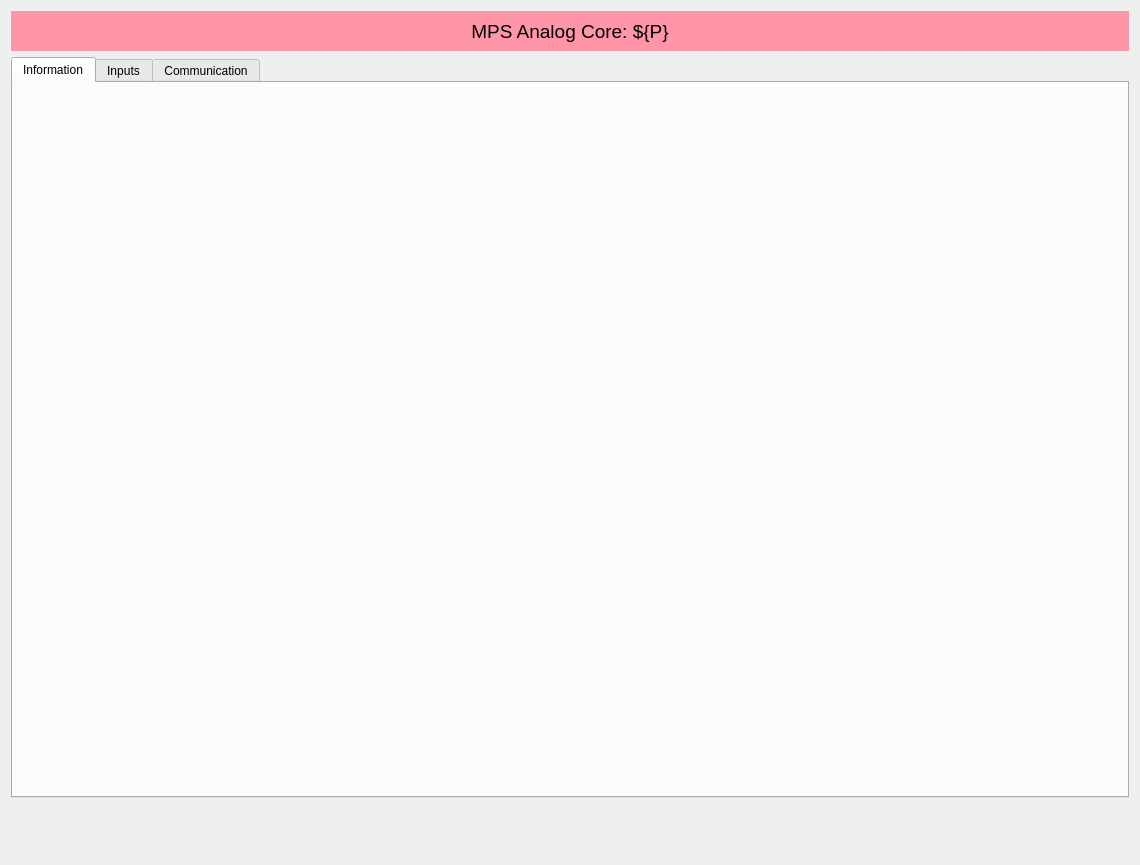
<?xml version="1.0" encoding="UTF-8"?>
<ui version="4.0">
 <class>Form</class>
 <widget class="QWidget" name="Form">
  <property name="geometry">
   <rect>
    <x>0</x>
    <y>0</y>
    <width>1140</width>
    <height>865</height>
   </rect>
  </property>
  <property name="maximumSize">
   <size>
    <width>1140</width>
    <height>16777215</height>
   </size>
  </property>
  <property name="windowTitle">
   <string>MPS Analog Core: ${P}</string>
  </property>
  <layout class="QVBoxLayout" name="verticalLayout_2">
   <item>
    <layout class="QVBoxLayout" name="verticalLayout">
     <item>
      <widget class="QLabel" name="label">
       <property name="minimumSize">
        <size>
         <width>0</width>
         <height>40</height>
        </size>
       </property>
       <property name="maximumSize">
        <size>
         <width>16777215</width>
         <height>40</height>
        </size>
       </property>
       <property name="font">
        <font>
         <pointsize>14</pointsize>
        </font>
       </property>
       <property name="styleSheet">
        <string notr="true">background-color: rgb(255, 150, 168);</string>
       </property>
       <property name="text">
        <string>MPS Analog Core: ${P}</string>
       </property>
       <property name="alignment">
        <set>Qt::AlignCenter</set>
       </property>
      </widget>
     </item>
     <item>
      <widget class="PyDMTabWidget" name="PyDMTabWidget">
       <property name="sizePolicy">
        <sizepolicy hsizetype="Expanding" vsizetype="Expanding">
         <horstretch>0</horstretch>
         <verstretch>0</verstretch>
        </sizepolicy>
       </property>
       <property name="toolTip">
        <string/>
       </property>
       <property name="whatsThis">
        <string/>
       </property>
       <property name="currentIndex">
        <number>0</number>
       </property>
       <property name="currentTabAlarmChannel" stdset="0">
        <cstring></cstring>
       </property>
       <property name="alarmChannels">
        <stringlist>
         <string></string>
         <string></string>
         <string></string>
        </stringlist>
       </property>
       <widget class="QWidget" name="information">
        <attribute name="title">
         <string>Information</string>
        </attribute>
        <layout class="QGridLayout" name="gridLayout_2">
         <item row="0" column="0">
          <layout class="QGridLayout" name="gridLayout">
           <item row="0" column="0">
            <widget class="PyDMEmbeddedDisplay" name="PyDMEmbeddedDisplay">
             <property name="toolTip">
              <string/>
             </property>
             <property name="frameShape">
              <enum>QFrame::NoFrame</enum>
             </property>
             <property name="filename" stdset="0">
              <string>$PYDM/mps/mps_bpm_info.ui</string>
             </property>
            </widget>
           </item>
           <item row="1" column="0">
            <spacer name="verticalSpacer_4">
             <property name="orientation">
              <enum>Qt::Vertical</enum>
             </property>
             <property name="sizeHint" stdset="0">
              <size>
               <width>20</width>
               <height>40</height>
              </size>
             </property>
            </spacer>
           </item>
          </layout>
         </item>
        </layout>
       </widget>
       <widget class="QWidget" name="tab_6">
        <attribute name="title">
         <string>Inputs</string>
        </attribute>
        <layout class="QVBoxLayout" name="verticalLayout_11">
         <property name="leftMargin">
          <number>9</number>
         </property>
         <property name="topMargin">
          <number>9</number>
         </property>
         <property name="rightMargin">
          <number>9</number>
         </property>
         <property name="bottomMargin">
          <number>9</number>
         </property>
         <item>
          <layout class="QVBoxLayout" name="verticalLayout_10">
           <item>
            <widget class="QFrame" name="frame_9">
             <property name="minimumSize">
              <size>
               <width>0</width>
               <height>25</height>
              </size>
             </property>
             <property name="maximumSize">
              <size>
               <width>16777215</width>
               <height>25</height>
              </size>
             </property>
             <property name="frameShape">
              <enum>QFrame::NoFrame</enum>
             </property>
             <property name="frameShadow">
              <enum>QFrame::Raised</enum>
             </property>
             <layout class="QHBoxLayout" name="horizontalLayout_4">
              <property name="spacing">
               <number>1</number>
              </property>
              <property name="leftMargin">
               <number>0</number>
              </property>
              <property name="topMargin">
               <number>0</number>
              </property>
              <property name="rightMargin">
               <number>0</number>
              </property>
              <property name="bottomMargin">
               <number>0</number>
              </property>
              <item>
               <layout class="QHBoxLayout" name="horizontalLayout_2">
                <property name="spacing">
                 <number>5</number>
                </property>
                <item>
                 <spacer name="horizontalSpacer_12">
                  <property name="orientation">
                   <enum>Qt::Horizontal</enum>
                  </property>
                  <property name="sizeType">
                   <enum>QSizePolicy::Fixed</enum>
                  </property>
                  <property name="sizeHint" stdset="0">
                   <size>
                    <width>10</width>
                    <height>20</height>
                   </size>
                  </property>
                 </spacer>
                </item>
                <item>
                 <widget class="QLabel" name="label_52">
                  <property name="minimumSize">
                   <size>
                    <width>75</width>
                    <height>0</height>
                   </size>
                  </property>
                  <property name="maximumSize">
                   <size>
                    <width>75</width>
                    <height>16777215</height>
                   </size>
                  </property>
                  <property name="text">
                   <string>Channel</string>
                  </property>
                  <property name="alignment">
                   <set>Qt::AlignCenter</set>
                  </property>
                 </widget>
                </item>
                <item>
                 <widget class="QLabel" name="label_53">
                  <property name="minimumSize">
                   <size>
                    <width>200</width>
                    <height>0</height>
                   </size>
                  </property>
                  <property name="text">
                   <string>Input</string>
                  </property>
                  <property name="alignment">
                   <set>Qt::AlignLeading|Qt::AlignLeft|Qt::AlignVCenter</set>
                  </property>
                 </widget>
                </item>
                <item>
                 <spacer name="horizontalSpacer_11">
                  <property name="orientation">
                   <enum>Qt::Horizontal</enum>
                  </property>
                  <property name="sizeHint" stdset="0">
                   <size>
                    <width>40</width>
                    <height>20</height>
                   </size>
                  </property>
                 </spacer>
                </item>
               </layout>
              </item>
             </layout>
            </widget>
           </item>
           <item>
            <widget class="PyDMTemplateRepeater" name="PyDMTemplateRepeater">
             <property name="toolTip">
              <string/>
             </property>
             <property name="templateFilename" stdset="0">
              <string>$PYDM/mps/mps_ln_channel.ui</string>
             </property>
             <property name="dataSource" stdset="0">
              <string>$PHYSICS_TOP/mps_configuration/current/display/thresholds/app${AID}_chan.json</string>
             </property>
            </widget>
           </item>
           <item>
            <spacer name="verticalSpacer_5">
             <property name="orientation">
              <enum>Qt::Vertical</enum>
             </property>
             <property name="sizeHint" stdset="0">
              <size>
               <width>20</width>
               <height>40</height>
              </size>
             </property>
            </spacer>
           </item>
          </layout>
         </item>
        </layout>
       </widget>
       <widget class="QWidget" name="communication">
        <attribute name="title">
         <string>Communication</string>
        </attribute>
        <layout class="QVBoxLayout" name="verticalLayout_4">
         <property name="leftMargin">
          <number>9</number>
         </property>
         <property name="topMargin">
          <number>9</number>
         </property>
         <property name="rightMargin">
          <number>9</number>
         </property>
         <property name="bottomMargin">
          <number>9</number>
         </property>
         <item>
          <layout class="QVBoxLayout" name="verticalLayout_3">
           <item>
            <widget class="PyDMEmbeddedDisplay" name="PyDMEmbeddedDisplay_2">
             <property name="maximumSize">
              <size>
               <width>16777215</width>
               <height>16777215</height>
              </size>
             </property>
             <property name="toolTip">
              <string/>
             </property>
             <property name="frameShape">
              <enum>QFrame::NoFrame</enum>
             </property>
             <property name="filename" stdset="0">
              <string>$PYDM/mps/mps_salt_tx.ui</string>
             </property>
            </widget>
           </item>
           <item>
            <widget class="QTabWidget" name="tabWidget">
             <property name="currentIndex">
              <number>0</number>
             </property>
             <widget class="QWidget" name="tab">
              <attribute name="title">
               <string>Message</string>
              </attribute>
              <layout class="QVBoxLayout" name="verticalLayout_5">
               <item>
                <layout class="QHBoxLayout" name="horizontalLayout">
                 <item>
                  <widget class="QTabWidget" name="tabWidget_2">
                   <property name="currentIndex">
                    <number>0</number>
                   </property>
                   <widget class="QWidget" name="tab_2">
                    <attribute name="title">
                     <string>Tx Message Information</string>
                    </attribute>
                    <layout class="QGridLayout" name="gridLayout_4">
                     <item row="0" column="0">
                      <layout class="QGridLayout" name="gridLayout_3">
                       <property name="verticalSpacing">
                        <number>2</number>
                       </property>
                       <item row="1" column="0">
                        <widget class="QLabel" name="label_3">
                         <property name="text">
                          <string>Last Message App ID:</string>
                         </property>
                         <property name="alignment">
                          <set>Qt::AlignRight|Qt::AlignTrailing|Qt::AlignVCenter</set>
                         </property>
                        </widget>
                       </item>
                       <item row="3" column="0">
                        <widget class="QLabel" name="label_5">
                         <property name="text">
                          <string>Last Message TS:</string>
                         </property>
                         <property name="alignment">
                          <set>Qt::AlignRight|Qt::AlignTrailing|Qt::AlignVCenter</set>
                         </property>
                        </widget>
                       </item>
                       <item row="2" column="0">
                        <widget class="QLabel" name="label_4">
                         <property name="text">
                          <string>Last Message NC Flag:</string>
                         </property>
                         <property name="alignment">
                          <set>Qt::AlignRight|Qt::AlignTrailing|Qt::AlignVCenter</set>
                         </property>
                        </widget>
                       </item>
                       <item row="0" column="0">
                        <widget class="QLabel" name="label_2">
                         <property name="text">
                          <string>Message Count:</string>
                         </property>
                         <property name="alignment">
                          <set>Qt::AlignRight|Qt::AlignTrailing|Qt::AlignVCenter</set>
                         </property>
                        </widget>
                       </item>
                       <item row="0" column="1">
                        <widget class="PyDMLabel" name="PyDMLabel">
                         <property name="minimumSize">
                          <size>
                           <width>100</width>
                           <height>25</height>
                          </size>
                         </property>
                         <property name="toolTip">
                          <string/>
                         </property>
                         <property name="alignment">
                          <set>Qt::AlignCenter</set>
                         </property>
                         <property name="rules" stdset="0">
                          <string>[{&quot;name&quot;: &quot;New Rule&quot;, &quot;property&quot;: &quot;Text&quot;, &quot;initial_value&quot;: &quot;&quot;, &quot;expression&quot;: &quot;'0x{:X}'.format(ch[0] if ch[0]&gt;=0 else ch[0]+2**32)&quot;, &quot;channels&quot;: [{&quot;channel&quot;: &quot;ca://${P}:MSG_CNT&quot;, &quot;trigger&quot;: true, &quot;use_enum&quot;: true}]}]</string>
                         </property>
                         <property name="precision" stdset="0">
                          <number>0</number>
                         </property>
                         <property name="showUnits" stdset="0">
                          <bool>false</bool>
                         </property>
                         <property name="precisionFromPV" stdset="0">
                          <bool>true</bool>
                         </property>
                         <property name="alarmSensitiveContent" stdset="0">
                          <bool>true</bool>
                         </property>
                         <property name="alarmSensitiveBorder" stdset="0">
                          <bool>true</bool>
                         </property>
                         <property name="PyDMToolTip" stdset="0">
                          <string/>
                         </property>
                         <property name="channel" stdset="0">
                          <string/>
                         </property>
                         <property name="displayFormat" stdset="0">
                          <enum>PyDMLabel::String</enum>
                         </property>
                        </widget>
                       </item>
                       <item row="1" column="1">
                        <widget class="PyDMLabel" name="PyDMLabel_2">
                         <property name="minimumSize">
                          <size>
                           <width>100</width>
                           <height>25</height>
                          </size>
                         </property>
                         <property name="toolTip">
                          <string/>
                         </property>
                         <property name="alignment">
                          <set>Qt::AlignCenter</set>
                         </property>
                         <property name="alarmSensitiveContent" stdset="0">
                          <bool>true</bool>
                         </property>
                         <property name="channel" stdset="0">
                          <string>ca://${P}:LAST_MSG_APP_ID</string>
                         </property>
                        </widget>
                       </item>
                       <item row="2" column="1">
                        <widget class="PyDMLabel" name="PyDMLabel_3">
                         <property name="minimumSize">
                          <size>
                           <width>100</width>
                           <height>25</height>
                          </size>
                         </property>
                         <property name="toolTip">
                          <string/>
                         </property>
                         <property name="alignment">
                          <set>Qt::AlignCenter</set>
                         </property>
                         <property name="alarmSensitiveContent" stdset="0">
                          <bool>true</bool>
                         </property>
                         <property name="channel" stdset="0">
                          <string>ca://${P}:LAST_MSG_LC1_EN</string>
                         </property>
                        </widget>
                       </item>
                       <item row="3" column="1">
                        <widget class="PyDMLabel" name="PyDMLabel_4">
                         <property name="minimumSize">
                          <size>
                           <width>100</width>
                           <height>25</height>
                          </size>
                         </property>
                         <property name="toolTip">
                          <string/>
                         </property>
                         <property name="alignment">
                          <set>Qt::AlignCenter</set>
                         </property>
                         <property name="alarmSensitiveContent" stdset="0">
                          <bool>true</bool>
                         </property>
                         <property name="channel" stdset="0">
                          <string>ca://${P}:LAST_MSG_TMSTMP</string>
                         </property>
                        </widget>
                       </item>
                      </layout>
                     </item>
                     <item row="1" column="0">
                      <spacer name="verticalSpacer">
                       <property name="orientation">
                        <enum>Qt::Vertical</enum>
                       </property>
                       <property name="sizeHint" stdset="0">
                        <size>
                         <width>20</width>
                         <height>40</height>
                        </size>
                       </property>
                      </spacer>
                     </item>
                     <item row="0" column="1">
                      <spacer name="horizontalSpacer">
                       <property name="orientation">
                        <enum>Qt::Horizontal</enum>
                       </property>
                       <property name="sizeHint" stdset="0">
                        <size>
                         <width>40</width>
                         <height>20</height>
                        </size>
                       </property>
                      </spacer>
                     </item>
                    </layout>
                   </widget>
                  </widget>
                 </item>
                 <item>
                  <widget class="QTabWidget" name="tabWidget_3">
                   <property name="currentIndex">
                    <number>0</number>
                   </property>
                   <widget class="QWidget" name="tab_4">
                    <attribute name="title">
                     <string>Last Message Bytes</string>
                    </attribute>
                    <layout class="QGridLayout" name="gridLayout_6">
                     <item row="1" column="0">
                      <spacer name="verticalSpacer_2">
                       <property name="orientation">
                        <enum>Qt::Vertical</enum>
                       </property>
                       <property name="sizeHint" stdset="0">
                        <size>
                         <width>20</width>
                         <height>40</height>
                        </size>
                       </property>
                      </spacer>
                     </item>
                     <item row="0" column="0">
                      <layout class="QGridLayout" name="gridLayout_5">
                       <property name="verticalSpacing">
                        <number>2</number>
                       </property>
                       <item row="1" column="0">
                        <widget class="QLabel" name="label_7">
                         <property name="text">
                          <string>Byte 1</string>
                         </property>
                         <property name="alignment">
                          <set>Qt::AlignRight|Qt::AlignTrailing|Qt::AlignVCenter</set>
                         </property>
                        </widget>
                       </item>
                       <item row="2" column="0">
                        <widget class="QLabel" name="label_8">
                         <property name="text">
                          <string>Byte 2</string>
                         </property>
                         <property name="alignment">
                          <set>Qt::AlignRight|Qt::AlignTrailing|Qt::AlignVCenter</set>
                         </property>
                        </widget>
                       </item>
                       <item row="3" column="0">
                        <widget class="QLabel" name="label_9">
                         <property name="text">
                          <string>Byte 3</string>
                         </property>
                         <property name="alignment">
                          <set>Qt::AlignRight|Qt::AlignTrailing|Qt::AlignVCenter</set>
                         </property>
                        </widget>
                       </item>
                       <item row="4" column="0">
                        <widget class="QLabel" name="label_10">
                         <property name="text">
                          <string>Byte 4</string>
                         </property>
                         <property name="alignment">
                          <set>Qt::AlignRight|Qt::AlignTrailing|Qt::AlignVCenter</set>
                         </property>
                        </widget>
                       </item>
                       <item row="0" column="0">
                        <widget class="QLabel" name="label_6">
                         <property name="text">
                          <string>Byte 0</string>
                         </property>
                         <property name="alignment">
                          <set>Qt::AlignRight|Qt::AlignTrailing|Qt::AlignVCenter</set>
                         </property>
                        </widget>
                       </item>
                       <item row="5" column="0">
                        <widget class="QLabel" name="label_11">
                         <property name="text">
                          <string>Byte 5</string>
                         </property>
                         <property name="alignment">
                          <set>Qt::AlignRight|Qt::AlignTrailing|Qt::AlignVCenter</set>
                         </property>
                        </widget>
                       </item>
                       <item row="0" column="1">
                        <widget class="PyDMLabel" name="PyDMLabel_6">
                         <property name="minimumSize">
                          <size>
                           <width>100</width>
                           <height>25</height>
                          </size>
                         </property>
                         <property name="toolTip">
                          <string/>
                         </property>
                         <property name="alignment">
                          <set>Qt::AlignCenter</set>
                         </property>
                         <property name="alarmSensitiveContent" stdset="0">
                          <bool>true</bool>
                         </property>
                         <property name="channel" stdset="0">
                          <string>ca://${P}:LAST_MSG_BYTE_0</string>
                         </property>
                         <property name="displayFormat" stdset="0">
                          <enum>PyDMLabel::Hex</enum>
                         </property>
                        </widget>
                       </item>
                       <item row="1" column="1">
                        <widget class="PyDMLabel" name="PyDMLabel_7">
                         <property name="minimumSize">
                          <size>
                           <width>100</width>
                           <height>25</height>
                          </size>
                         </property>
                         <property name="toolTip">
                          <string/>
                         </property>
                         <property name="alignment">
                          <set>Qt::AlignCenter</set>
                         </property>
                         <property name="alarmSensitiveContent" stdset="0">
                          <bool>true</bool>
                         </property>
                         <property name="channel" stdset="0">
                          <string>ca://${P}:LAST_MSG_BYTE_1</string>
                         </property>
                         <property name="displayFormat" stdset="0">
                          <enum>PyDMLabel::Hex</enum>
                         </property>
                        </widget>
                       </item>
                       <item row="2" column="1">
                        <widget class="PyDMLabel" name="PyDMLabel_8">
                         <property name="minimumSize">
                          <size>
                           <width>100</width>
                           <height>25</height>
                          </size>
                         </property>
                         <property name="toolTip">
                          <string/>
                         </property>
                         <property name="alignment">
                          <set>Qt::AlignCenter</set>
                         </property>
                         <property name="alarmSensitiveContent" stdset="0">
                          <bool>true</bool>
                         </property>
                         <property name="channel" stdset="0">
                          <string>ca://${P}:LAST_MSG_BYTE_2</string>
                         </property>
                         <property name="displayFormat" stdset="0">
                          <enum>PyDMLabel::Hex</enum>
                         </property>
                        </widget>
                       </item>
                       <item row="3" column="1">
                        <widget class="PyDMLabel" name="PyDMLabel_9">
                         <property name="minimumSize">
                          <size>
                           <width>100</width>
                           <height>25</height>
                          </size>
                         </property>
                         <property name="toolTip">
                          <string/>
                         </property>
                         <property name="alignment">
                          <set>Qt::AlignCenter</set>
                         </property>
                         <property name="alarmSensitiveContent" stdset="0">
                          <bool>true</bool>
                         </property>
                         <property name="channel" stdset="0">
                          <string>ca://${P}:LAST_MSG_BYTE_3</string>
                         </property>
                         <property name="displayFormat" stdset="0">
                          <enum>PyDMLabel::Hex</enum>
                         </property>
                        </widget>
                       </item>
                       <item row="4" column="1">
                        <widget class="PyDMLabel" name="PyDMLabel_10">
                         <property name="minimumSize">
                          <size>
                           <width>100</width>
                           <height>25</height>
                          </size>
                         </property>
                         <property name="toolTip">
                          <string/>
                         </property>
                         <property name="alignment">
                          <set>Qt::AlignCenter</set>
                         </property>
                         <property name="alarmSensitiveContent" stdset="0">
                          <bool>true</bool>
                         </property>
                         <property name="channel" stdset="0">
                          <string>ca://${P}:LAST_MSG_BYTE_4</string>
                         </property>
                         <property name="displayFormat" stdset="0">
                          <enum>PyDMLabel::Hex</enum>
                         </property>
                        </widget>
                       </item>
                       <item row="5" column="1">
                        <widget class="PyDMLabel" name="PyDMLabel_11">
                         <property name="minimumSize">
                          <size>
                           <width>100</width>
                           <height>25</height>
                          </size>
                         </property>
                         <property name="toolTip">
                          <string/>
                         </property>
                         <property name="alignment">
                          <set>Qt::AlignCenter</set>
                         </property>
                         <property name="alarmSensitiveContent" stdset="0">
                          <bool>true</bool>
                         </property>
                         <property name="channel" stdset="0">
                          <string>ca://${P}:LAST_MSG_BYTE_5</string>
                         </property>
                         <property name="displayFormat" stdset="0">
                          <enum>PyDMLabel::Hex</enum>
                         </property>
                        </widget>
                       </item>
                      </layout>
                     </item>
                     <item row="0" column="1">
                      <spacer name="horizontalSpacer_3">
                       <property name="orientation">
                        <enum>Qt::Horizontal</enum>
                       </property>
                       <property name="sizeHint" stdset="0">
                        <size>
                         <width>40</width>
                         <height>20</height>
                        </size>
                       </property>
                      </spacer>
                     </item>
                    </layout>
                   </widget>
                  </widget>
                 </item>
                 <item>
                  <spacer name="horizontalSpacer_2">
                   <property name="orientation">
                    <enum>Qt::Horizontal</enum>
                   </property>
                   <property name="sizeHint" stdset="0">
                    <size>
                     <width>40</width>
                     <height>20</height>
                    </size>
                   </property>
                  </spacer>
                 </item>
                </layout>
               </item>
              </layout>
             </widget>
            </widget>
           </item>
           <item>
            <spacer name="verticalSpacer_3">
             <property name="orientation">
              <enum>Qt::Vertical</enum>
             </property>
             <property name="sizeHint" stdset="0">
              <size>
               <width>20</width>
               <height>40</height>
              </size>
             </property>
            </spacer>
           </item>
          </layout>
         </item>
        </layout>
       </widget>
      </widget>
     </item>
     <item>
      <layout class="QHBoxLayout" name="horizontalLayout_5">
       <property name="spacing">
        <number>0</number>
       </property>
       <item>
        <widget class="PyDMDrawingImage" name="PyDMDrawingImage_2">
         <property name="minimumSize">
          <size>
           <width>250</width>
           <height>50</height>
          </size>
         </property>
         <property name="maximumSize">
          <size>
           <width>250</width>
           <height>50</height>
          </size>
         </property>
         <property name="toolTip">
          <string/>
         </property>
         <property name="styleSheet">
          <string notr="true"/>
         </property>
         <property name="filename" stdset="0">
          <string>lcls_mps_lockup_sidebyside_digital.png</string>
         </property>
        </widget>
       </item>
       <item>
        <spacer name="horizontalSpacer_8">
         <property name="orientation">
          <enum>Qt::Horizontal</enum>
         </property>
         <property name="sizeHint" stdset="0">
          <size>
           <width>40</width>
           <height>20</height>
          </size>
         </property>
        </spacer>
       </item>
      </layout>
     </item>
    </layout>
   </item>
  </layout>
 </widget>
 <customwidgets>
  <customwidget>
   <class>PyDMTabWidget</class>
   <extends>QTabWidget</extends>
   <header>pydm.widgets.tab_bar</header>
  </customwidget>
  <customwidget>
   <class>PyDMLabel</class>
   <extends>QLabel</extends>
   <header>pydm.widgets.label</header>
  </customwidget>
  <customwidget>
   <class>PyDMDrawingImage</class>
   <extends>QWidget</extends>
   <header>pydm.widgets.drawing</header>
  </customwidget>
  <customwidget>
   <class>PyDMEmbeddedDisplay</class>
   <extends>QFrame</extends>
   <header>pydm.widgets.embedded_display</header>
  </customwidget>
  <customwidget>
   <class>PyDMTemplateRepeater</class>
   <extends>QFrame</extends>
   <header>pydm.widgets.template_repeater</header>
  </customwidget>
 </customwidgets>
 <resources/>
 <connections/>
</ui>
